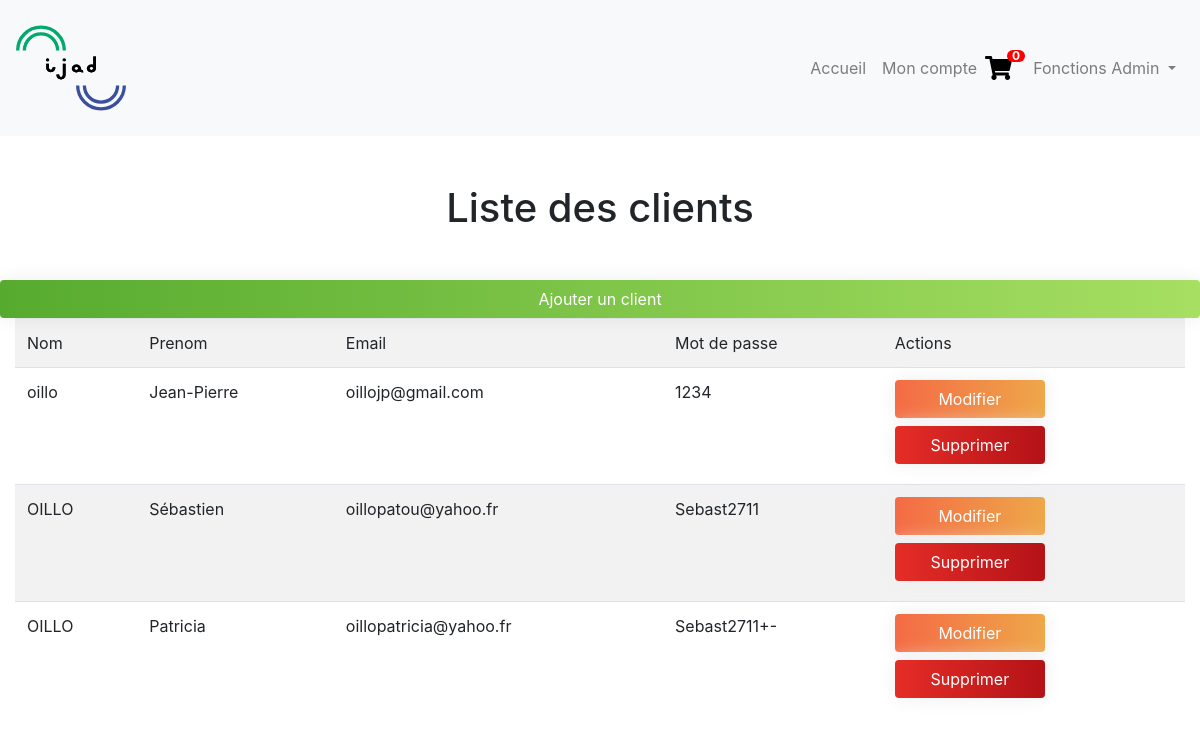
The page /index.php?action=showClientAdmin (signed in) on the database its author committed.
### tables this page shows
CREATE TABLE `users` (
  `id` int(11) NOT NULL,
  `lastname` char(50) NOT NULL,
  `firstname` char(50) NOT NULL,
  `email` char(100) NOT NULL,
  `password` char(30) NOT NULL,
  `statut_id` int(11) NOT NULL,
  `cart` varchar(1024) NOT NULL
);

### model/user.php (called while the page is built, shortened)
<?php
    function getUsersFromDB (){
        try {
            $bdd = dbConnect();
            $sqlReq = "SELECT * FROM users WHERE statut_id = 2;";
            $req = $bdd -> query ($sqlReq);
            $req -> execute();
            $rep = $req -> fetchAll();
            if ($rep){
                return $rep;
            }
            else{
                throw new Exception("Aucun utilisateur", 1);
                return false;
            }
        }
        catch (Exception $ex){
            echo $ex->getMessage() . ' ' . $ex -> getLine() . ' ' . $ex->getFile();
        }
    }
?>

### view/user/showUsersView.php (the view, shortened to what this page needs)
<h1 class = "text-center my-5">Liste des clients</h1>
<a href="index.php?action=signup">
    <button class=" btn-block btn-validate btn no-deco"> Ajouter un client</button>
</a>
<div class="container-fluid table-responsive">
    <table class = "table table-striped">
        <tr>
            <td>Nom</td>
            <td>Prenom</td>
            <td>Email</td>
            <td>Mot de passe</td>
            <td>Actions</td>
        </tr>
    <?php
        foreach ($users as $user) {
    ?>
        <tr>
            <td><?=$user['lastname']?></td>
            <td><?=$user['firstname']?></td>
            <td><?=$user['email']?></td>
            <td><?=$user['password']?></td>
            <td>
                <a href="index.php?action=updateUser&amp;id=<?=$user['id']?>">
                    <button class="btn btn-update">Modifier</button>
                </a>
                <a href="index.php?action=deleteUser&amp;id=<?=$user['id']?>">
                    <button class="btn btn-delete">Supprimer</button>
                </a>
            </td>
        </tr>
    <?php
        }
    ?>
    </table>
</div>
<?php
    require_once 'view/template.php';
?>

### public/buttons.css (style rules this page uses)
.btn-delete { background-image: linear-gradient(to right, #e52d27 0%, #b31217 51%, #e52d27 100%); }
.btn-update { background-image: linear-gradient(to right, #f46b45 0%, #eea849 51%, #f46b45 100%); }
.btn-validate { background-image: linear-gradient(to right, #56ab2f 0%, #a8e063 51%, #56ab2f 100%); }
.btn { transition: 0.5s; background-size: 200% auto; color: white; box-shadow: 0 0 20px #eee; }
.btn-block { width: 100%; }
td .btn { display: block; margin-bottom: 0.5em; width: 150px; }
td a { text-decoration: none !important; }

### rows shown on the page
users: lastname "oillo", firstname "Jean-Pierre", email "oillojp@gmail.com", password "1234"
users: lastname "OILLO", firstname "Sébastien", email "oillopatou@yahoo.fr", password "Sebast2711"
users: lastname "OILLO", firstname "Patricia", email "oillopatricia@yahoo.fr", password "Sebast2711+-"

### other values the page prints
$cartNumber "0"
